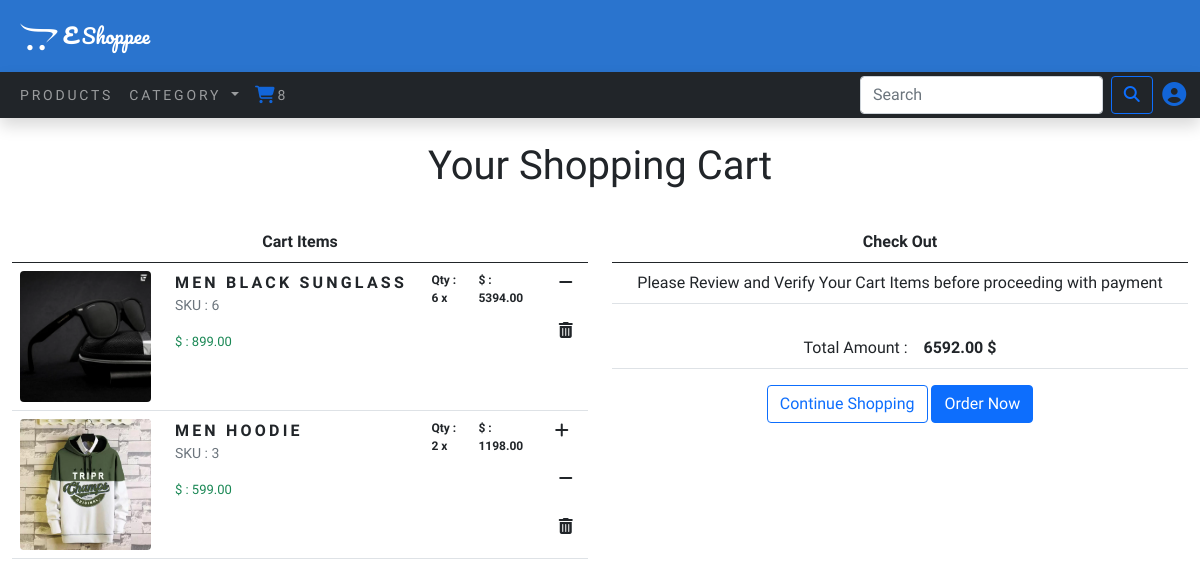
Page /cart/ (signed in) on the committed database.
### E_Cart/models.py (models this page shows, shortened)
class CartItem(models.Model):
    product = models.ForeignKey(Product, on_delete=models.CASCADE)
    cart = models.ForeignKey(Cart, on_delete=models.CASCADE)
    quantity = models.IntegerField()
    active = models.BooleanField(default=True)
    class Meta:
        db_table = 'CartItem'
    def sub_total(self):
        return self.product.price * self.quantity

### E_App/models.py (models this page shows, shortened)
class Product(models.Model):
    name = models.CharField(max_length=250, unique=True)
    slug = models.SlugField(max_length=250, unique=True)
    description = models.TextField(blank=True)
    price = models.DecimalField(max_digits=10, decimal_places=2)
    category = models.ForeignKey(Category, on_delete=models.CASCADE)
    seller = models.ForeignKey(User, null=True, on_delete=models.CASCADE)
    product_image = models.ImageField(upload_to='product')
    stock = models.IntegerField()
    available = models.BooleanField(default=True)
    created = models.DateTimeField(auto_now_add=True)
    updated = models.DateTimeField(auto_now=True)
    class Meta:
        ordering = ('name',)
        verbose_name = 'product'
        verbose_name_plural = 'products'
    def get_url(self):
        return reverse('E_App:ProductDetail', args=[self.category.slug, self.slug])

### E_Cart/views.py (the view)
# urls.py: path('', views.cart_details, name='cart_details'),
@login_required(login_url='E_User:Login')
def cart_details(request, total=0, counter=0, cart_items=None):
    try:
        cart = Cart.objects.get(user=request.user)
        cart_items = CartItem.objects.filter(cart=cart, active=True)
        for cart_item in cart_items:
            total += (cart_item.product.price * cart_item.quantity)
            counter += cart_item.quantity
    except ObjectDoesNotExist:
        pass
    return render(request, 'cart.html', dict(cart_items=cart_items, total=total, counter=counter))

### E_App/context_processors.py (called while the page is built)
def menu_links(request):
    links = Category.objects.all()
    return dict(links=links)

### E_App/models.py (called while the page is built)
    def get_url(self):
        return reverse('E_App:prod_by_cat', args=[self.slug])

### E_Cart/context_processors.py (called while the page is built)
def counter(request):
    item_count = 0
    user = request.user.id
    if 'admin' in request.path:
        return {}
    else:
        try:
            cart = Cart.objects.filter(user=user)
            cart_items = CartItem.objects.all().filter(cart=cart[:1])
            for cart_item in cart_items:
                item_count +=  cart_item.quantity
        except Cart.DoesNotExist:
            item_count = 0
    return dict(item_count=item_count)

### template/cart.html (shortened to what this page needs)
{% extends 'base.html' %}
{% load static %}
{% block content %}
{% if not cart_items %}
<div>
    <div class="text-center">
        <br>
        <h1 class="text-center">Your Cart Is Empty</h1>
        <br>
        <p class="text-center">
            <a href="{% url 'E_App:AllProdCat' %}">Continue Shopping</a>
        </p>
    </div>
</div>
{% else %}
<div>
    <div class="text-center">
        <br>
        <h1 class="text-center my-title">Your Shopping Cart</h1>
        <br>
    </div>
</div>
<div class="row mx-auto">
    <div class="col-12 col-sm-12 col-md-12 col-lg-6 ">
        <table class="table ">
            <thead class="text-center">
            <tr>
               <th colspan="6">
                   Cart Items
               </th>
            </tr>
            </thead>
            <tbody>
            {% for cart_item in cart_items %}
                <tr>
                    <td width="25%">
                        <a href="{{cart_item.product.get_url}}">
                            <img src="{{ cart_item.product.product_image.url }}" width="100%" alt="random" class="float-left rounded ">
                        </a>
                    </td>
                    <td width="45%" class="px-3">
                        <b class="text-uppercase" style="letter-spacing: 0.2em;font-size: 16px;"><a href="{{cart_item.product.get_url}}">{{cart_item.product.name}}</a></b>
                        <p class="text-secondary " style="font-size: 14px;">SKU : {{cart_item.product.id}}</p>
                        <p class="text-success mt-2" style="font-size: 13px;">$ : {{cart_item.product.price}} </p>
                    </td>
                    <td width="8%" style="font-size: 12px;font-weight: bold;">Qty : {{ cart_item.quantity }} x</td>
                    <td width="13%" style="font-size: 12px;font-weight: bold;">$ : {{ cart_item.sub_total }}</td>
                    {% if cart_item.quantity < cart_item.product.stock %}
                    <td width="7%">
                        <a href="{% url 'E_Cart:add_cart' cart_item.product.id %}  " class=""><i class="fa fa-plus"></i></a><br><br>
                        &nbsp;<a href="{% url 'E_Cart:cart_remove' cart_item.product.id %}" class=""><i class="fa fa-minus"></i></a><br><br>
                        &nbsp;<a href="{% url 'E_Cart:full_remove' cart_item.product.id %}" class=""><i class="fa fa-trash"></i></a>
                    </td>
                    {% else %}
                     <td>
                        &nbsp;<a href="{% url 'E_Cart:cart_remove' cart_item.product.id %}" ><i class="fa fa-minus"></i></a><br><br>
                        &nbsp;<a href="{% url 'E_Cart:full_remove' cart_item.product.id %}" ><i class="fa fa-trash"></i></a>
                    </td>
                    {% endif %}
                 </tr>
            {% endfor %}
            </tbody>
        </table>
    </div>
    <div class="col-12 col-sm-12 col-md-12 col-lg-6 text-center">
        <table class="table custom_table">
            <thead class="custom_thead">
            <tr>
                <th colspan="2">
                    Check Out
                </th>
            </tr>
            </thead>
            <tbody>
            <tr>
                <td colspan="2">
                    Please Review and Verify Your Cart Items  before proceeding with payment
                </td>
            </tr>
            <tr>
                <td>
                    <br>Total Amount : &nbsp;&nbsp;&nbsp;<strong>{{total}} $</strong>
                </td>
            </tr>
            </tbody>
        </table>
        <div class="mx-auto">
            <a href="{% url 'E_App:AllProdCat' %}" class="btn btn-outline-primary btn-block ">Continue Shopping</a>
            <a href="{% url 'E_Order:order' %}" class="btn btn-primary btn-block ">Order Now</a>
        </div>
    </div>
</div>
{% endif %}
{% endblock %}

### template/base.html (shortened to what this page needs)
{% load static %}
<!DOCTYPE html>
<html lang="en">
<head>
    <link href="https://cdn.jsdelivr.net/npm/bootstrap@5.0.2/dist/css/bootstrap.min.css" rel="stylesheet"
>
    <link href="{% static 'css/custom.css' %}"rel="stylesheet">
</head>
<body>
    {% include 'header.html' %}
    {% include 'navbar.html' %}
    {% block content %}
    {% endblock %}
</body>
</html>

### template/header.html
<nav class="navbar navbar-dark py-3 header">
    <a class="navbar-brand" href="#">
      <i class="fa-brands fa-opencart fa-xl " style="padding-left: 20px;"></i> <b>E </b> Shoppee
    </a>
  </nav>

### template/navbar.html (shortened to what this page needs)
<div class="sticky-top">
  <nav class="navbar navbar-expand-lg navbar-dark bg-dark shadow py-1">
    <div class="container-fluid ">
      <div class="collapse navbar-collapse" id="navbarScroll">
        <ul class="navbar-nav me-auto my-2 my-lg-0 navbar-nav-scroll">
          <li class="nav-item {% if 'E_App' in request.path %} active {% endif %}">
            <a class="nav-link" aria-current="page" href="{% url 'E_App:AllProdCat' %}">Products</a>
          </li>
          <li class="nav-item dropdown">
            <a class="nav-link dropdown-toggle" href="" id="navbarScrollingDropdown"
                role="button" data-bs-toggle="dropdown" aria-expanded="false">Category
            </a>
          </li>
          {% if item_count > 0 %}
      <li class="nav-item">
        <a class="nav-link " href="{% url 'E_Cart:cart_details' %}">
          {{item_count}}
        </a>
      </li>
      {% endif %}
        </ul>
        <div class=" d-flex ">
          <div class="col-sm-11 ">
            <form class=" d-flex" style="padding-right:8px;" action="{% url 'E_App:Search' %}"  method="get">
              <input class="form-control me-2" type="search" placeholder="Search" name="q" aria-label="Search" required>
              <button class="btn btn-outline-primary" type="submit"><i class="fas fa-search"></i></button>
            </form>
          </div>
          <div class="dropdown " style="margin:auto;">
            <a
              class=" hidden-arrow"
              href=""
              id="navbarDropdownMenuAvatar"
              role="button"
              data-bs-toggle="dropdown"
              aria-expanded="false">
              {% if user.is_authenticated %}
              <i class="fa-solid fa-circle-user fa-xl" style="color:rgb(18, 101, 216);"></i>
              {% else %}
              <i class="fa-regular fa-circle-user fa-xl" style="color:white"></i>
              {% endif %}
            </a>
          </div>
        </div>
      </div>
    </div>
  </nav>
</div>

### static/css/custom.css (style rules this page uses)
body { font-family: 'Dosis', sans-serif; }
.header { background-color: rgb(42, 116, 206); font-family: 'Pacifico', cursive; }
.nav-item { letter-spacing: .2em; font-size:14px; text-transform:uppercase; }
a, a:hover { text-decoration: none; color: inherit; }

### rows in the picture
CartItem: product.product_image (picture), product.name "MEN BLACK SUNGLASS", product.id "6", product.price "899.00", quantity "6", sub_total "5394.00"
CartItem: product.product_image (picture), product.name "MEN HOODIE", product.id "3", product.price "599.00", quantity "2", sub_total "1198.00"

### other values in the picture
{{ item_count }} "8"
{{ total }} "6592.00"
